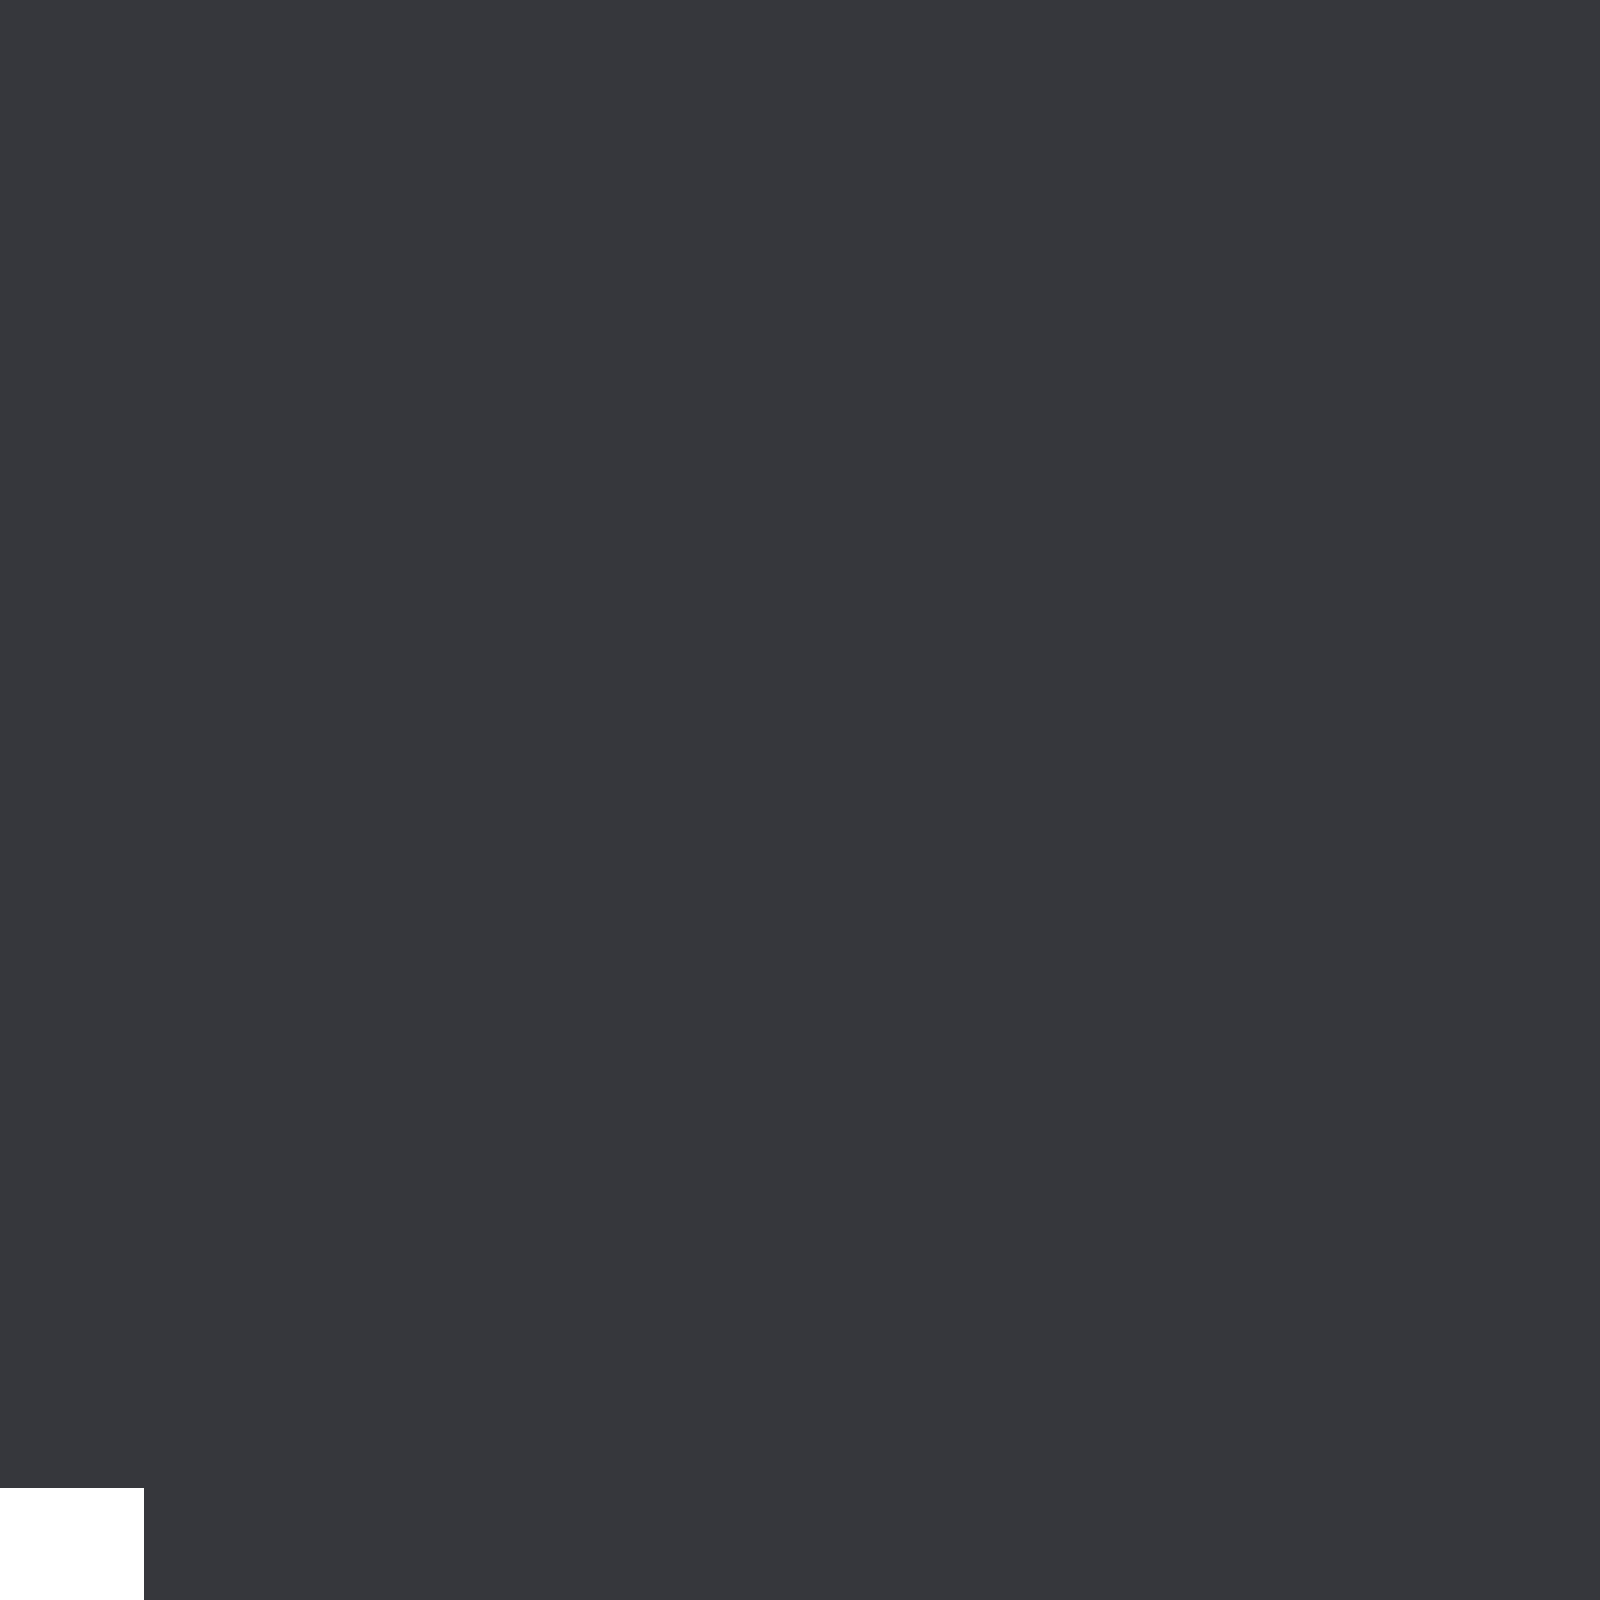

The image is a tile-based game level rendered from a .tmx file. Its description and source (layers, tilesets, objects; grid data summarised) follow:
An orthogonal 100x100 tile map with 16x16 px tiles, 1 tile layer (main-layer), 2 tilesets.

<map version="1.0" orientation="orthogonal" renderorder="right-down" width="100" height="100" tilewidth="16" tileheight="16" nextobjectid="1">
 <tileset firstgid="1" name="map" tilewidth="16" tileheight="16" spacing="2" margin="2" tilecount="9" columns="9">
  <image source="map.png" width="162" height="18" />
 </tileset>
 <tileset firstgid="10" name="trees" tilewidth="32" tileheight="32" tilecount="5" columns="5">
  <image source="trees.png" width="176" height="32" />
 </tileset>
 <layer name="main-layer" width="100" height="100">
  <data>[10000 cells, 10000 non-empty, 2 distinct tile ids]</data>
 </layer>
</map>
